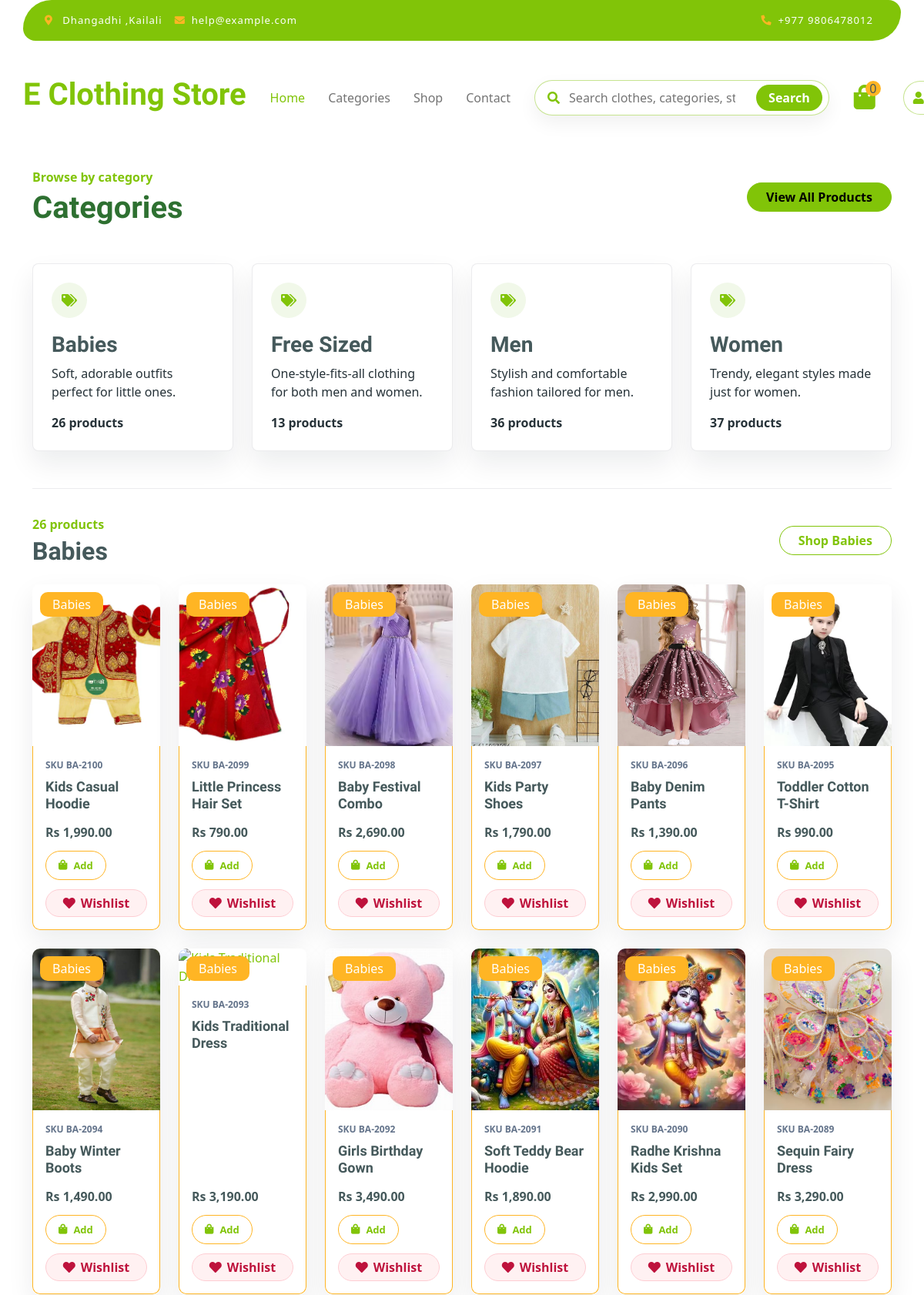
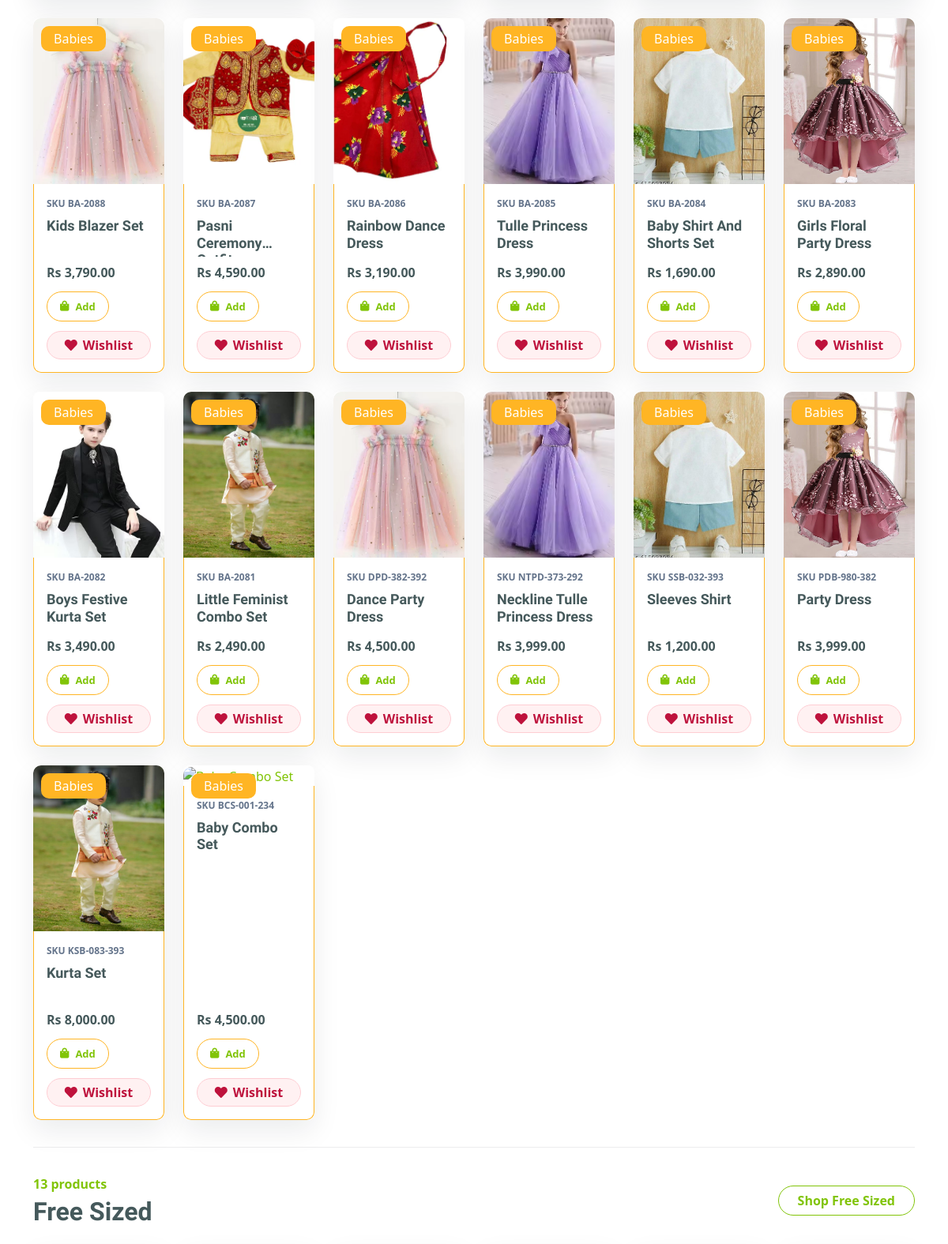
The page /user/categories.php (upper part) on the database its author committed (2 pictures, top to bottom).
### tables this page shows
CREATE TABLE `category` (
  `id` int NOT NULL AUTO_INCREMENT,
  `name` varchar(100) DEFAULT NULL,
  `description` text,
  `created_at` datetime DEFAULT CURRENT_TIMESTAMP,
  `deleted_at` datetime DEFAULT NULL,
  PRIMARY KEY (`id`)
);

CREATE TABLE `product` (
  `id` int NOT NULL AUTO_INCREMENT,
  `name` varchar(100) DEFAULT NULL,
  `description` text,
  `price` decimal(10,2) DEFAULT NULL,
  `quantity` int DEFAULT NULL,
  `sku` varchar(100) DEFAULT NULL,
  `category_id` int DEFAULT NULL,
  `image` varchar(255) DEFAULT NULL,
  `created_at` datetime DEFAULT CURRENT_TIMESTAMP,
  `deleted_at` datetime DEFAULT NULL,
  PRIMARY KEY (`id`),
  KEY `category_id` (`category_id`),
  CONSTRAINT `product_ibfk_1` FOREIGN KEY (`category_id`) REFERENCES `category` (`id`) ON DELETE CASCADE
);

CREATE TABLE `store_settings` (
  `id` int NOT NULL AUTO_INCREMENT,
  `store_name` varchar(255) NOT NULL,
  `store_logo` varchar(255) DEFAULT NULL,
  `contact_number` varchar(50) DEFAULT NULL,
  `store_email` varchar(255) DEFAULT NULL,
  `store_address` varchar(255) DEFAULT NULL,
  `store_information` text,
  `established_date` varchar(50) DEFAULT NULL,
  `currency_code` varchar(10) NOT NULL DEFAULT 'NPR',
  `currency_symbol` varchar(20) NOT NULL DEFAULT 'Rs',
  PRIMARY KEY (`id`)
);

### includes/store.php (called while the page is built, shortened)
<?php
function ensure_store_settings_schema(mysqli $con): void
{
    mysqli_query($con, "
        CREATE TABLE IF NOT EXISTS store_settings (
            id INT NOT NULL AUTO_INCREMENT,
            store_name VARCHAR(255) NOT NULL DEFAULT 'E-Clothing Store',
            store_logo VARCHAR(255) DEFAULT NULL,
            contact_number VARCHAR(30) NOT NULL DEFAULT '+9779806478012',
            store_email VARCHAR(255) NOT NULL DEFAULT 'help@example.com',
            store_address TEXT,
            store_information TEXT,
            established_date DATE DEFAULT NULL,
            currency_code VARCHAR(10) NOT NULL DEFAULT 'NPR',
            currency_symbol VARCHAR(20) NOT NULL DEFAULT 'Rs',
            PRIMARY KEY (id)
        ) ENGINE=InnoDB DEFAULT CHARSET=utf8mb4 COLLATE=utf8mb4_general_ci
    ");
    $columns = [];
    $result = mysqli_query($con, "SHOW COLUMNS FROM store_settings");
    while ($result && $row = mysqli_fetch_assoc($result)) {
        $columns[] = $row['Field'];
    }
    $missing = [
        'store_name' => "ADD store_name varchar(255) NOT NULL DEFAULT 'E-Clothing Store' AFTER id",
        'store_logo' => "ADD store_logo varchar(255) DEFAULT NULL AFTER store_name",
        'contact_number' => "ADD contact_number varchar(30) NOT NULL DEFAULT '+9779806478012' AFTER store_logo",
        'store_email' => "ADD store_email varchar(255) NOT NULL DEFAULT 'help@example.com' AFTER contact_number",
        'store_address' => "ADD store_address text AFTER store_email",
        'store_information' => "ADD store_information text AFTER store_address",
        'established_date' => "ADD established_date date DEFAULT NULL AFTER store_information",
        'currency_code' => "ADD currency_code varchar(10) NOT NULL DEFAULT 'NPR' AFTER established_date",
        'currency_symbol' => "ADD currency_symbol varchar(20) NOT NULL DEFAULT 'Rs' AFTER currency_code",
    ];
    $countResult = mysqli_query($con, "SELECT COUNT(*) AS total FROM store_settings");
    $count = $countResult ? (int) (mysqli_fetch_assoc($countResult)['total'] ?? 0) : 0;
}
function get_store_settings(mysqli $con): array
{
    ensure_store_settings_schema($con);
    $result = mysqli_query($con, "SELECT * FROM store_settings ORDER BY id DESC LIMIT 1");
    $settings = $result ? (mysqli_fetch_assoc($result) ?: []) : [];
    return array_merge([
        'store_name' => 'E-Clothing Store',
        'store_logo' => null,
        'contact_number' => '+9779806478012',
        'store_email' => 'help@example.com',
        'store_address' => 'Dhangadhi, Kailali Nepal',
        'store_information' => 'Quality fashion, fast service, and reliable Cash on Delivery across Nepal.',
        'currency_code' => 'NPR',
        'currency_symbol' => 'Rs',
    ], $settings);
}
function currency_symbol(?mysqli $con = null): string
{
    static $symbol = null;
    if ($symbol !== null) {
        return $symbol;
    }
    $localConnection = false;
    $settings = get_store_settings($con);
    $symbol = trim($settings['currency_symbol'] ?? 'Rs') ?: 'Rs';
    return $symbol;
}
function money(float $amount, ?mysqli $con = null): string
{
    return htmlspecialchars(currency_symbol($con)) . ' ' . number_format($amount, 2);
}

### user/categories.php (the view, shortened to what this page needs)
<?php
include("includes/header.php");
require_once __DIR__ . '/../includes/store.php';
$con = db_connect();
$categories = [];
$categorySql = "SELECT id, name, description FROM category WHERE deleted_at IS NULL ORDER BY name ASC";
$categoryResult = mysqli_query($con, $categorySql);
while ($row = mysqli_fetch_assoc($categoryResult)) {
    $row['products'] = [];
    $categories[(int) $row['id']] = $row;
}
$productSql = "SELECT p.*, c.name AS category_name
               FROM product p
               JOIN category c ON c.id = p.category_id
               WHERE p.deleted_at IS NULL AND c.deleted_at IS NULL
               ORDER BY c.name ASC, p.created_at DESC";
$productResult = mysqli_query($con, $productSql);
while ($product = mysqli_fetch_assoc($productResult)) {
    $categoryId = (int) $product['category_id'];
    if (isset($categories[$categoryId])) {
        $categories[$categoryId]['products'][] = $product;
    }
}
?>
<main class="container-fluid py-5" style="padding-top: 170px !important;">
    <div class="container py-5">
        <div class="shop-toolbar mb-5">
            <div>
                <p class="text-primary fw-bold mb-1">Browse by category</p>
                <h1 class="mb-0">Categories</h1>
            </div>
            <a href="our_shop.php" class="btn btn-primary rounded-pill px-4">View All Products</a>
        </div>
        <div class="row g-4 mb-5">
            <?php foreach ($categories as $category): ?>
                <div class="col-md-6 col-lg-4 col-xl-3">
                    <a href="#category-<?= (int) $category['id'] ?>" class="category-card">
                        <span class="category-icon"><i class="fas fa-tags"></i></span>
                        <h3><?= htmlspecialchars($category['name']) ?></h3>
                        <p><?= htmlspecialchars($category['description'] ?? 'Explore selected products in this category.') ?></p>
                        <strong><?= count($category['products']) ?> products</strong>
                    </a>
                </div>
            <?php endforeach; ?>
        </div>
        <?php foreach ($categories as $category): ?>
            <section id="category-<?= (int) $category['id'] ?>" class="category-product-section">
                <div class="shop-toolbar mb-4">
                    <div>
                        <p class="text-primary fw-bold mb-1"><?= count($category['products']) ?> products</p>
                        <h2 class="mb-0"><?= htmlspecialchars($category['name']) ?></h2>
                    </div>
                    <a href="our_shop.php?categories[]=<?= (int) $category['id'] ?>" class="btn btn-outline-primary rounded-pill px-4">Shop <?= htmlspecialchars($category['name']) ?></a>
                </div>
                <?php if (!empty($category['products'])): ?>
                    <div class="row g-4">
                        <?php foreach ($category['products'] as $product): ?>
                            <div class="col-md-6 col-lg-4 col-xl-2">
                                <div class="rounded position-relative clothing-item">
                                    <a href="product_details.php?id=<?= (int) $product['id'] ?>">
                                        <img src="../assets/images/<?= htmlspecialchars($product['image']) ?>" class="img-fluid w-100 rounded-top" alt="<?= htmlspecialchars($product['name']) ?>">
                                    </a>
                                    <div class="text-white bg-secondary px-3 py-1 rounded position-absolute product-badge" style="top: 10px; left: 10px;">
                                        <?= htmlspecialchars($category['name']) ?>
                                    </div>
                                    <div class="p-4 border border-secondary border-top-0 rounded-bottom">
                                        <span class="product-meta">SKU <?= htmlspecialchars($product['sku']) ?></span>
                                        <h4><?= htmlspecialchars($product['name']) ?></h4>
                                        <div class="d-flex justify-content-between flex-lg-wrap">
                                            <p class="text-dark fs-5 fw-bold mb-0"><?= money((float) $product['price'], $con) ?></p>
                                            <?php if ((int) $product['quantity'] > 0): ?>
                                                <a href="add_to_cart.php?id=<?= (int) $product['id'] ?>" class="btn border border-secondary rounded-pill px-3 text-primary">
                                                    <i class="fa fa-shopping-bag me-2 text-primary"></i> Add
                                                </a>
                                            <?php else: ?>
                                                <button class="btn border border-secondary rounded-pill px-3 text-danger" disabled>Out</button>
                                            <?php endif; ?>
                                        </div>
                                        <a href="<?= isset($_SESSION['user_id']) ? 'add_to_wishlist.php?id=' . (int) $product['id'] : 'Userlogin.php' ?>" class="wishlist-card-action">
                                            <i class="fas fa-heart"></i> Wishlist
                                        </a>
                                    </div>
                                </div>
                            </div>
                        <?php endforeach; ?>
                    </div>
                <?php else: ?>
                    <div class="alert alert-info">No products in this category yet.</div>
                <?php endif; ?>
            </section>
        <?php endforeach; ?>
    </div>
</main>

### design-assets/css/product_details.css (style rules this page uses)
body { font-family: 'Segoe UI', sans-serif; background-color: #f8f9fa; }

### design-assets/css/order_success.css (style rules this page uses)
body { margin: 0; padding: 0; background: #fff; font-family: 'Arial', sans-serif; color: #212529; min-height: 100vh; }

### design-assets/css/myorder.css (style rules this page uses)
body { background-color: #fff; font-family: 'Segoe UI', Tahoma, Geneva, Verdana, sans-serif; padding: 40px 20px; color: #1f4635; }
h1 { font-weight: 700; color: #2e7031; margin-bottom: 2rem; text-align: center; }

### design-assets/css/style.css (style rules this page uses)
.btn { font-weight: 600; transition: .5s; }
.btn.border-secondary { transition: 0.5s; }

### design-assets/css/storefront-modern.css (style rules this page uses)
html { min-height: 100%; }
body { margin: 0; padding: 0; min-height: 100vh; display: flex; flex-direction: column; overflow-x: hidden; }
body > main { flex: 1 0 auto; width: 100%; }
.product-grid-card, .clothing-item { height: 100%; display: flex; flex-direction: column; overflow: hidden; background: #ffffff; border-radius: 8px !important; box-shadow: 0 14px 34px rgba(15, 23, 42, 0.08); }
.product-grid-card img, .clothing-item > a > img { height: 210px; object-fit: cover; }
.product-card-body, .clothing-item .p-4 { flex: 1; display: flex; flex-direction: column; padding: 1rem !important; }
.product-card-title, .clothing-item h4, .clothing-item h5 { min-height: 50px; display: -webkit-box; overflow: hidden; -webkit-line-clamp: 2; -webkit-box-orient: vertical; font-size: 18px; }
.product-meta { display: block; margin-bottom: 8px; color: #64748b; font-size: 12px; font-weight: 800; text-transform: uppercase; }
.product-badge { max-width: calc(100% - 20px); overflow: hidden; text-overflow: ellipsis; white-space: nowrap; }
.product-card-actions, .clothing-item .d-flex.justify-content-between { gap: 12px; margin-top: auto; }
.clothing-item .fs-5 { font-size: 1rem !important; }
.clothing-item .btn { min-height: 38px; display: inline-flex; align-items: center; justify-content: center; white-space: normal; line-height: 1.15; font-size: 13px; }
.wishlist-card-action { min-height: 36px; display: inline-flex; align-items: center; justify-content: center; gap: 7px; margin-top: 12px; padding: 0 12px; border: 1px solid #fecdd3; border-radius: 999px; background: #fff1f2; color: #be123c; font-weight: 800; text-decoration: none; }
.shop-toolbar { display: flex; align-items: center; justify-content: space-between; gap: 16px; flex-wrap: wrap; }
.category-card, .account-sidebar, .account-panel, .checkout-panel { height: 100%; display: block; padding: 24px; border: 1px solid rgba(15, 23, 42, 0.08); border-radius: 8px; background: #ffffff; color: #263238; text-decoration: none; box-shadow: 0 16px 34px rgba(15, 23, 42, 0.08); }
.category-product-section { padding: 34px 0; border-top: 1px solid rgba(15, 23, 42, 0.08); }
.category-icon { width: 46px; height: 46px; display: inline-flex; align-items: center; justify-content: center; margin-bottom: 18px; border-radius: 50%; background: #f1f8e9; color: var(--bs-primary); }

### rows shown on the page
category: name "Babies", description "Soft, adorable outfits perfect for little ones.", count($category['products']) "26"
category: name "Free Sized", description "One-style-fits-all clothing for both men and women.", count($category['products']) "13"
category: name "Men", description "Stylish and comfortable fashion tailored for men.", count($category['products']) "36"
category: name "Women", description "Trendy, elegant styles made just for women.", count($category['products']) "37"
product: image (picture), category.name "Babies", sku "BA-2100", name "Kids Casual Hoodie", price.currency_symbol "Rs 1,990.00"
product: image (picture), category.name "Babies", sku "BA-2099", name "Little Princess Hair Set", price.currency_symbol "Rs 790.00"
product: image (picture), category.name "Babies", sku "BA-2098", name "Baby Festival Combo", price.currency_symbol "Rs 2,690.00"
product: image (picture), category.name "Babies", sku "BA-2097", name "Kids Party Shoes", price.currency_symbol "Rs 1,790.00"
product: image (picture), category.name "Babies", sku "BA-2096", name "Baby Denim Pants", price.currency_symbol "Rs 1,390.00"
product: image (picture), category.name "Babies", sku "BA-2095", name "Toddler Cotton T-Shirt", price.currency_symbol "Rs 990.00"
product: image (picture), category.name "Babies", sku "BA-2094", name "Baby Winter Boots", price.currency_symbol "Rs 1,490.00"
product: category.name "Babies", sku "BA-2093", name "Kids Traditional Dress", price.currency_symbol "Rs 3,190.00"
product: image (picture), category.name "Babies", sku "BA-2092", name "Girls Birthday Gown", price.currency_symbol "Rs 3,490.00"
product: image (picture), category.name "Babies", sku "BA-2091", name "Soft Teddy Bear Hoodie", price.currency_symbol "Rs 1,890.00"
product: image (picture), category.name "Babies", sku "BA-2090", name "Radhe Krishna Kids Set", price.currency_symbol "Rs 2,990.00"
product: image (picture), category.name "Babies", sku "BA-2089", name "Sequin Fairy Dress", price.currency_symbol "Rs 3,290.00"
product: image (picture), category.name "Babies", sku "BA-2088", name "Kids Blazer Set", price.currency_symbol "Rs 3,790.00"
product: image (picture), category.name "Babies", sku "BA-2087", name "Pasni…", price.currency_symbol "Rs 4,590.00"
product: image (picture), category.name "Babies", sku "BA-2086", name "Rainbow Dance Dress", price.currency_symbol "Rs 3,190.00"
product: image (picture), category.name "Babies", sku "BA-2085", name "Tulle Princess Dress", price.currency_symbol "Rs 3,990.00"
product: image (picture), category.name "Babies", sku "BA-2084", name "Baby Shirt And Shorts Set", price.currency_symbol "Rs 1,690.00"
product: image (picture), category.name "Babies", sku "BA-2083", name "Girls Floral Party Dress", price.currency_symbol "Rs 2,890.00"
product: image (picture), category.name "Babies", sku "BA-2082", name "Boys Festive Kurta Set", price.currency_symbol "Rs 3,490.00"
product: image (picture), category.name "Babies", sku "BA-2081", name "Little Feminist Combo Set", price.currency_symbol "Rs 2,490.00"
product: image (picture), category.name "Babies", sku "DPD-382-392", name "Dance Party Dress", price.currency_symbol "Rs 4,500.00"
product: image (picture), category.name "Babies", sku "NTPD-373-292", name "Neckline Tulle Princess Dress", price.currency_symbol "Rs 3,999.00"
product: image (picture), category.name "Babies", sku "SSB-032-393", name "Sleeves Shirt", price.currency_symbol "Rs 1,200.00"
product: image (picture), category.name "Babies", sku "PDB-980-382", name "Party Dress", price.currency_symbol "Rs 3,999.00"
product: image (picture), category.name "Babies", sku "KSB-083-393", name "Kurta Set", price.currency_symbol "Rs 8,000.00"
product: category.name "Babies", sku "BCS-001-234", name "Baby Combo Set", price.currency_symbol "Rs 4,500.00"

### other values the page prints
$cartCount "0"
